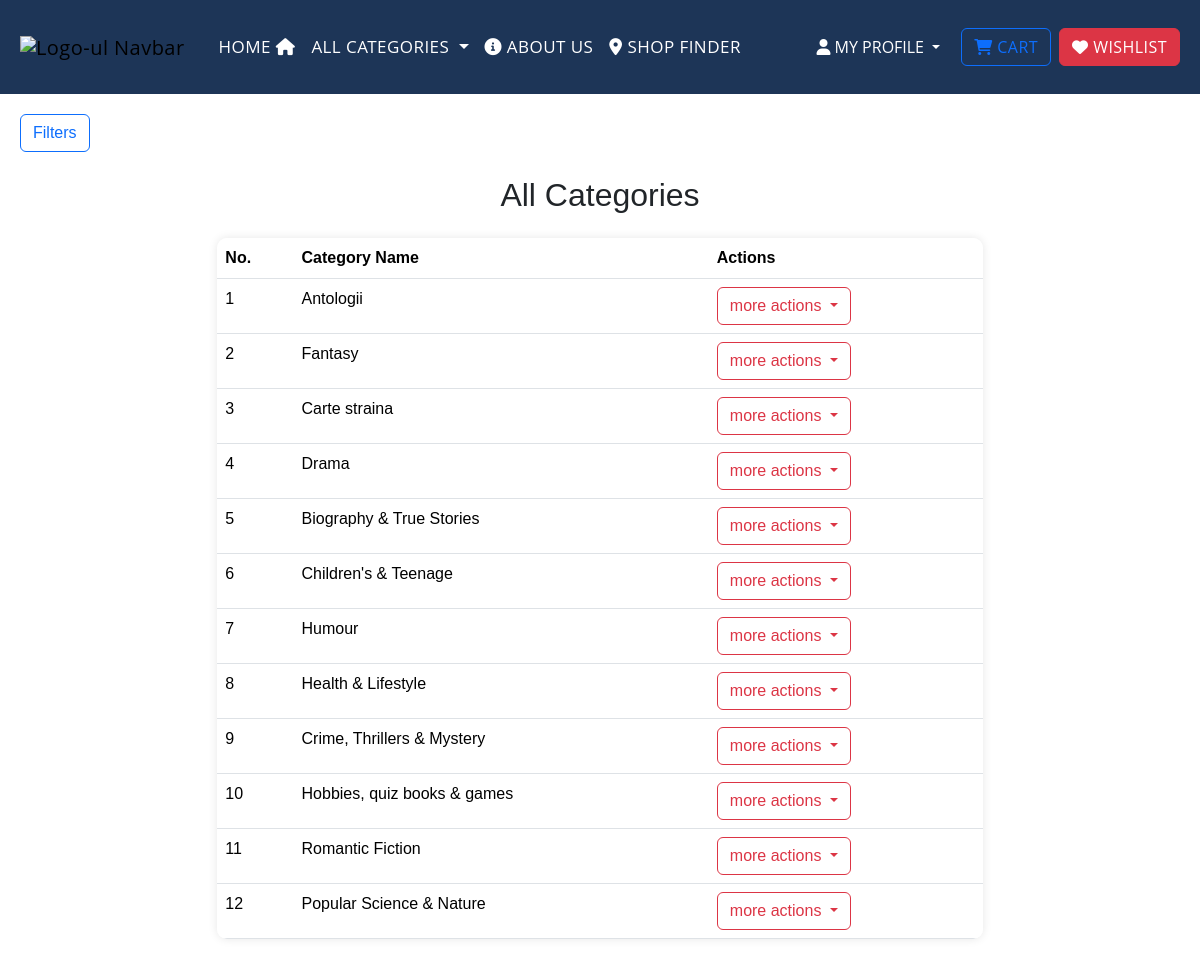
/list_of_category/ (signed in), run on the app's committed database.
### category/models.py (models this page shows, shortened)
class Category(models.Model):
    name = models.CharField(max_length=30)
    created_at = models.DateTimeField(auto_now_add=True)
    updated_at = models.DateTimeField(auto_now=True)

### category/views.py (the view)
# urls.py: path('list_of_category/', views.CategoryListView.as_view(),
class CategoryListView(LoginRequiredMixin, ListView):
    template_name = 'category/list_of_category.html'
    model = Category
    context_object_name = 'all_categories'
    def get_context_data(self, **kwargs):
        context = super().get_context_data(**kwargs)
        get_all_categories = Category.objects.all()
        filters = CategoryFilter(self.request.GET, queryset=get_all_categories)
        context['all_categories'] = filters.qs
        context['form_filters'] = filters.form
        return context

### online_store/context_processors.py (called while the page is built)
def get_all_categories(request):
    categories = Category.objects.all()
    return {'categories': categories}

### templates/category/list_of_category.html (shortened to what this page needs)
{% extends 'base.html' %}
{% load static %}
{% block content %}
<div class="container-fluid">
    <div class="row">
        <div class="col-md-12">
                <button type="button" class="btn btn-outline-primary"
                        data-bs-toggle="modal" data-bs-target="#exampleModal">
                   Filters
                </button>
            </div>
        <div class="col-md-8 offset-md-2">
        <br>
            <h2 class="text-center mb-4">All Categories</h2>
            {% if all_categories %}
                <table class="table">
                    <thead class="table1">
                        <tr>
                            <th>No.</th>
                            <th>Category Name</th>
                            <th>Actions</th>
                        </tr>
                    </thead>
                    <tbody>
                        {% for category in all_categories %}
                            <tr>
                                <td>{{ forloop.counter }}</td>
                                <td>{{ category.name }}</td>
                                 <td>
                                    <div class="dropdown">
                                        <button class="btn btn-outline-danger dropdown-toggle"
                                                type="button"
                                                data-bs-toggle="dropdown"
                                                aria-expanded="false">
                                            more actions
                                        </button>
                                    </div>
                                </td>
                            </tr>
                        {% empty %}
                            <tr>
                                <td colspan="2" class="text-center">No categories available</td>
                            </tr>
                        {% endfor %}
                    </tbody>
                </table>
            {% else %}
                <div class="alert alert-info text-center" role="alert">
                    No categories available.
                </div>
            {% endif %}
        </div>
    </div>
</div>
{% endblock %}

### static/css/my_style.css (style rules this page uses)
.table { border-radius: 10px; overflow: hidden; box-shadow: 0 0 10px rgba(0, 0, 0, 0.1); }
body { font-family: 'Arial', sans-serif; }
.container-fluid { padding: 20px; }

### data on the page
Category: name "Antologii"
Category: name "Fantasy"
Category: name "Carte straina"
Category: name "Drama"
Category: name "Biography & True Stories"
Category: name "Children's & Teenage"
Category: name "Humour"
Category: name "Health & Lifestyle"
Category: name "Crime, Thrillers & Mystery"
Category: name "Hobbies, quiz books & games"
Category: name "Romantic Fiction"
Category: name "Popular Science & Nature"
